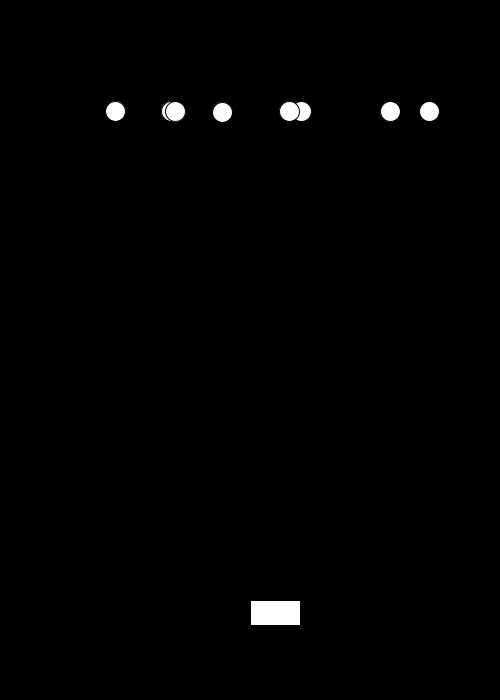
Frame 1 (no input)
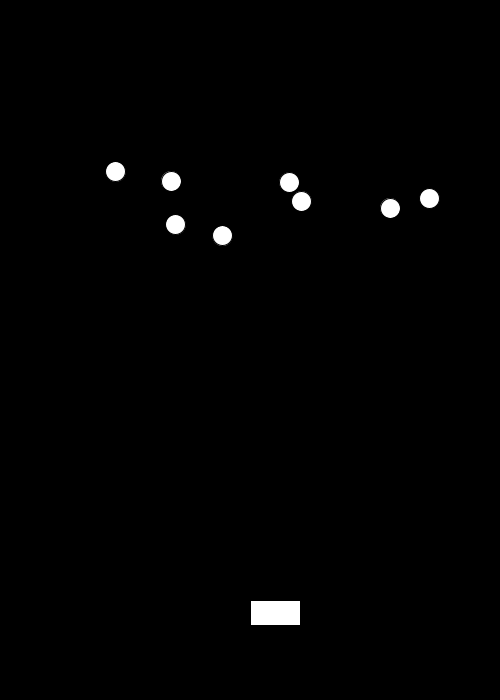
Frame 60 (the mouse pressed at the canvas centre just before this capture)
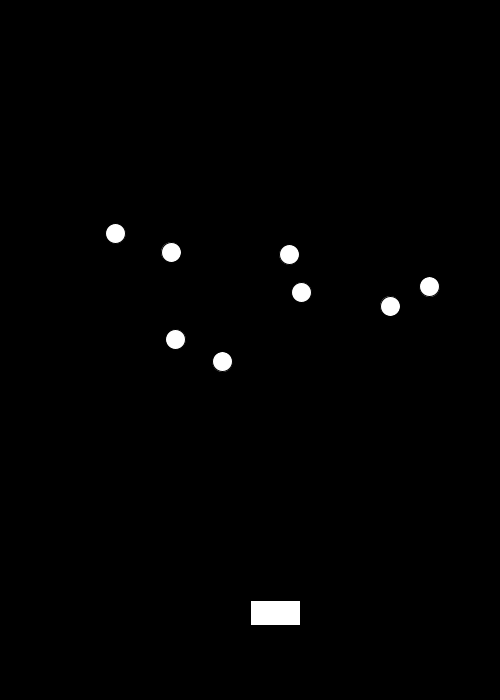
Frame 120 (the mouse held since frame 60 and released just before this capture)

The Processing sketch that drew these frames (run headless with seeded random() and noise(); from frame 60 on, the mouse is pressed at the canvas centre):

// Processing sketch: processing_133723
// ── processing_133723.pde

// store whether key pressed or released in float variables
// 1 is pressed, 0 is not pressed
float left = 0;
float right = 0;

class Asteroid
{
  float x = random(20, 440);
  float y = 100;
  float radius = 20;
  float speed = random(1,3);
}

class Ship
{
  float x = 250;
  float y = 600;
  float w = 50;
  float h = 25;
  float speed = 5;
}

boolean isleftDown = false;
boolean isrightDown = false;

Asteroid[] asteroids = new Asteroid[8];
Ship player = new Ship();

void setup()
{
  size(500,700);
  for (int i = 0; i < asteroids.length; i = i += 1)
  {
    asteroids[i] = new Asteroid();
  }
}

void draw()
{
  background(0);
  if (isrightDown == true)
  {
    player.x += player.speed;
  }
  if (isleftDown == true)
  {
    player.x -= player.speed;
  }
  rect(player.x,player.y,player.w,player.h);
  for (int i = 0; i < asteroids.length; i = i += 1)
  {
    asteroids[i].y += asteroids[i].speed;
    if(rectRectIntersect(player.x,player.y,player.x + player.w, player.y + player.h, asteroids[i].x,asteroids[i].y, asteroids[i].x + asteroids[i].radius, asteroids[i].y + asteroids[i].radius))
    {
      asteroids[i].x = -1000;
    }
    
    ellipseMode(CORNER);
    ellipse(asteroids[i].x, asteroids[i].y, asteroids[i].radius, asteroids[i].radius);
  }
}

void keyPressed()
{
  if (key == CODED)
  {
    if (keyCode == LEFT)
    {
      isleftDown = true;
    }
    if (keyCode == RIGHT)
    {
      isrightDown = true;
    }
  }
}

void keyReleased()
{
  if (key == CODED)
  {
    if (keyCode == LEFT)
    {
      isleftDown = false;
    }
    if (keyCode == RIGHT)
    {
      isrightDown = false;
    }
  }
}
boolean rectRectIntersect(float left, float top, float right, float bottom,
                          float otherLeft, float otherTop, float otherRight, float otherBottom) 
                          {
  return !(left > otherRight || right < otherLeft || top > otherBottom || bottom < otherTop);
                          }
